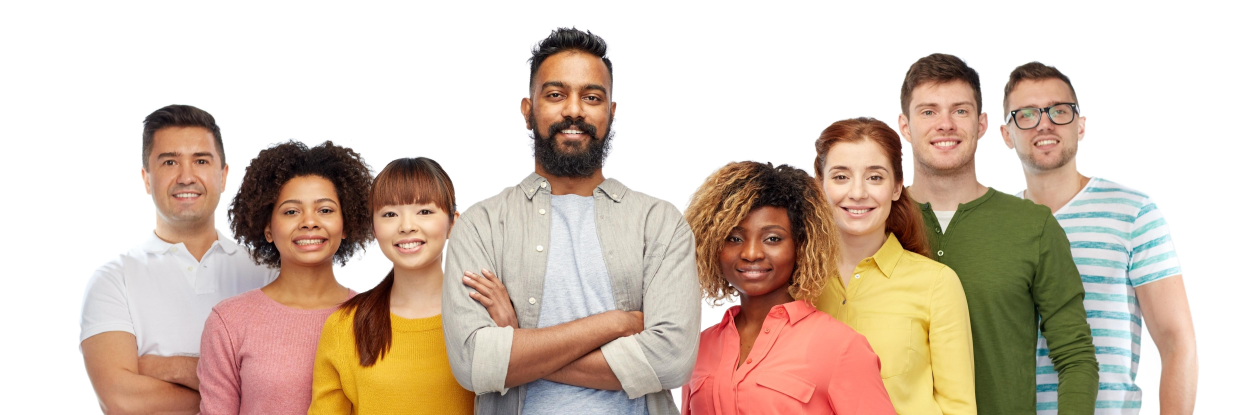
#> input picture Images/group5.jpg, 4993 x 1660 px, found by its file name (shown at 1/4 size)
$ jupyter execute --allow-errors Image_Analysis_Using_OpenCV.ipynb   (shell and % lines are left out)
#> lines starting #> are read from the running program, lines starting #| are printed output that depends on the picture; after the words box and inside, x2 and y2 are one past the last pixel; in counts of white or black regions, pixels touching at a corner belong together
# Image Analysis Using OpenCV

* OpenCV is a huge open-source library for computer vision, machine learning, and image processing.
* OpenCV supports a wide variety of programming languages like Python, C++, Java, etc.
* It can process images and videos to identify objects, faces, or even the handwriting of a human.

* When it is integrated with various libraries, such as Numpy which is a highly optimized library for numerical operations, then the number of weapons increases in your Arsenal i.e whatever operations one can do in Numpy can be combined with OpenCV.

# Import Libraries

[cell 1]
import cv2
import os

import numpy as np
import pandas as pd
import matplotlib.pyplot as plt

# Detecting Faces

[cell 2]
face_cascade=cv2.CascadeClassifier(cv2.data.haarcascades+'haarcascade_frontalface_default.xml')

[cell 3]
imag=cv2.imread('group5.jpg')
#> imag is the input picture: shape (1660, 4993, 3); mean B, G, R 178.2, 193.2, 211.3

[cell 4]
image=cv2.resize(imag,(3000,1800))
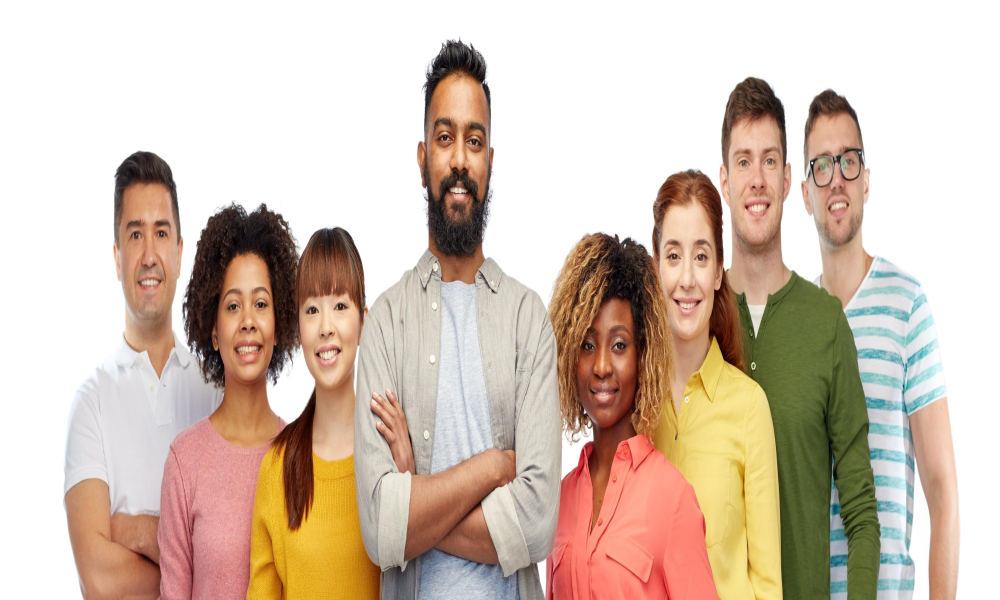
#> image: shape (1800, 3000, 3) (shown at 1/3 size); mean B, G, R 178.1, 193.1, 211.2

[cell 5]
img_rgb=cv2.cvtColor(image,cv2.COLOR_BGR2RGB)
plt.imshow(img_rgb)

[cell 6]
# Resize
image=cv2.resize(image,(600,900))
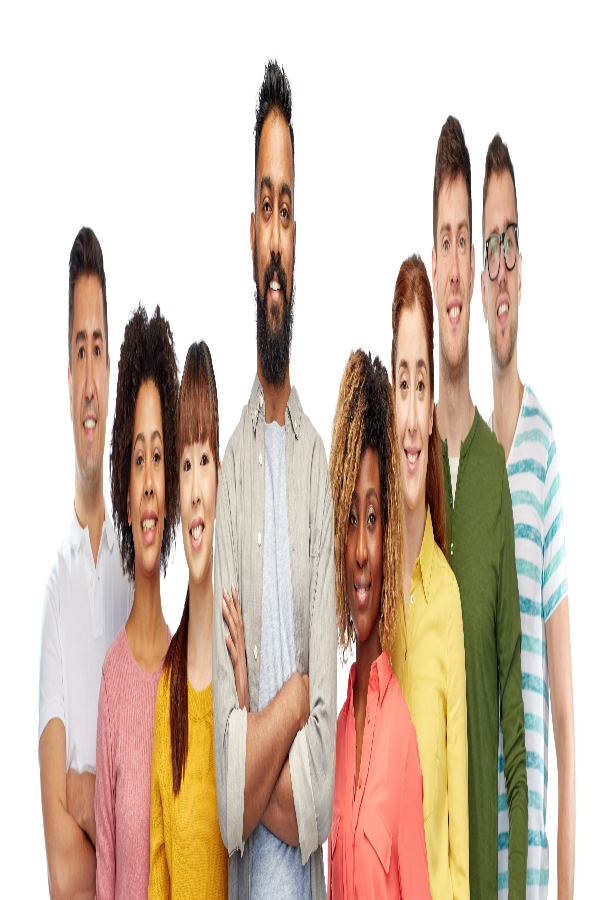
#> image: shape (900, 600, 3); mean B, G, R 178.3, 193.3, 211.4

[cell 7]
# Convert to gray scale image

gray = cv2.cvtColor(image,cv2.COLOR_BGR2GRAY)
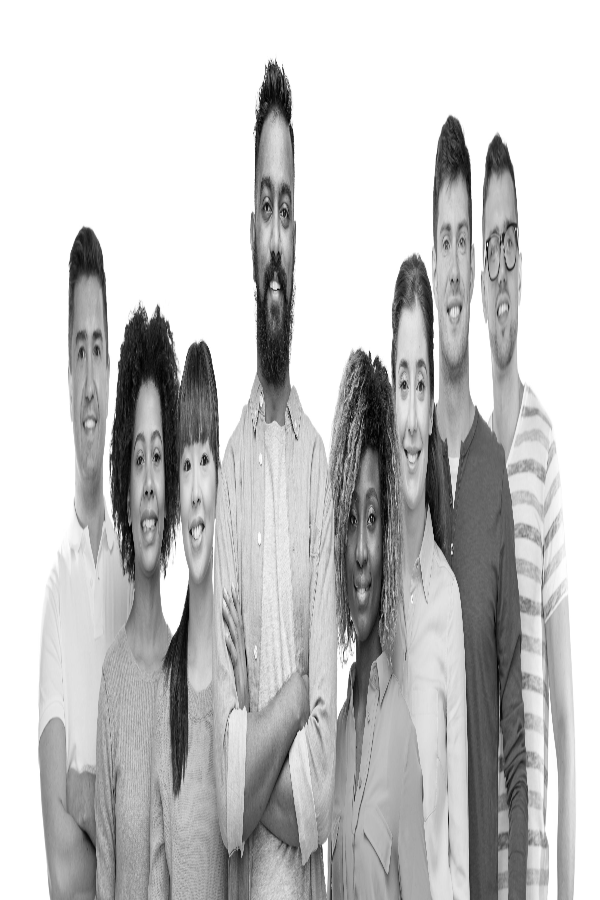
#> gray: shape (900, 600); min 0, max 255, mean 197
plt.imshow(gray,cmap='gray')

[cell 8]
faces=face_cascade.detectMultiScale(gray)
#> faces = [[119, 794, 33, 33], [125, 420, 46, 46], [390, 437, 44, 44], [429, 208, 50, 50], [385, 344, 55, 55], [60, 313, 56, 56], [168, 442, 56, 56], [122, 498, 56, 56]]

[cell 9]
len(faces)
#> Out = 8

[cell 10]
# Display the faces in the image

for (x,y,w,h) in faces:
    cv2.rectangle(image,(x,y),(x+w,y+h),(0,255,0),2)
#> this loop made 8 passes
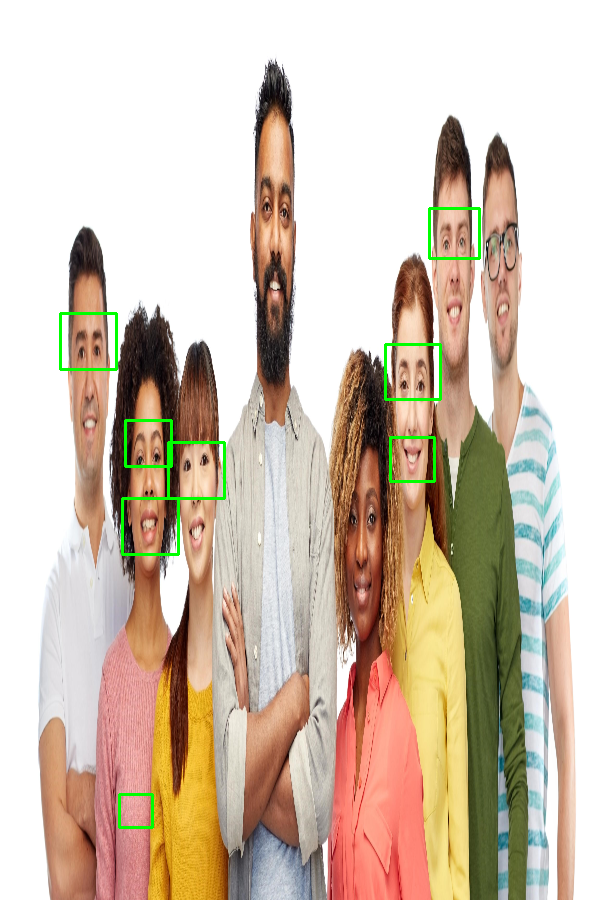
#> image: shape (900, 600, 3); 0.86% of pixels changed, all inside (x1, y1, x2, y2) = (59, 207, 481, 829)
cv2.imshow('Faces',image)
cv2.waitKey(0)
#> Out = 27

## Settings Up things here

[cell 11]
dir="C://Users/ANANDAN RAJU/Anandan Code/Data Science/Project Works/Image Analysis Using Open CV/images/"
dir

[cell 12]
#Return BGR to RGB
def convert_BGR_to_RGB(image):
    return cv2.cvtColor(image, cv2.COLOR_BGR2RGB)

def plot_BGR_to_RGB(image,plt):
    plt.imshow(convert_BGR_to_RGB(image))

[cell 13]
image_org = cv2.imread(dir + "group2.jpg")
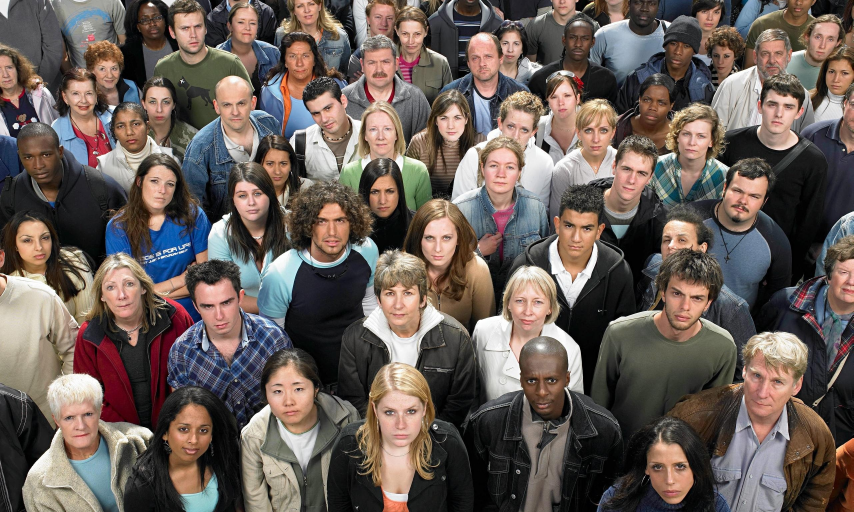
#> input picture Images/group2.jpg, 2560 x 1536 px, found by its file name (shown at 1/3 size)
#> image_org is the input picture: shape (1536, 2560, 3); mean B, G, R 87.6, 93.5, 105.1

print(f"Height: {image_org.shape[0]}")
#| Height: 1536
print(f"Width: {image_org.shape[1]}")
#| Width: 2560
print(f"Channels:  {image_org.shape[2]}") #RGB Channel
#| Channels:  3
print(f"Image shape:{image_org.shape}")
#| Image shape:(1536, 2560, 3)

# Plotting Image
plot_BGR_to_RGB(image_org,plt)

# Copying Original Image
image = image_org.copy()

[cell 14]
cv2.imwrite('group2.jpg',image)
#> Out = True

[cell 15]
(r,g,b) = image[0,0]
#> r = 234; g = 234; b = 234
(r,g,b)
#> Out = (234, 234, 234)

[cell 16]
image[15,15]=(255,0,0)
#> image: shape (1536, 2560, 3)
(r,g,b)=image[15,15]
#> r = 255; g = 0; b = 0

[cell 17]
(r,g,b)
#> Out = (255, 0, 0)

[cell 18]
image_org = cv2.imread("group4.jpg")
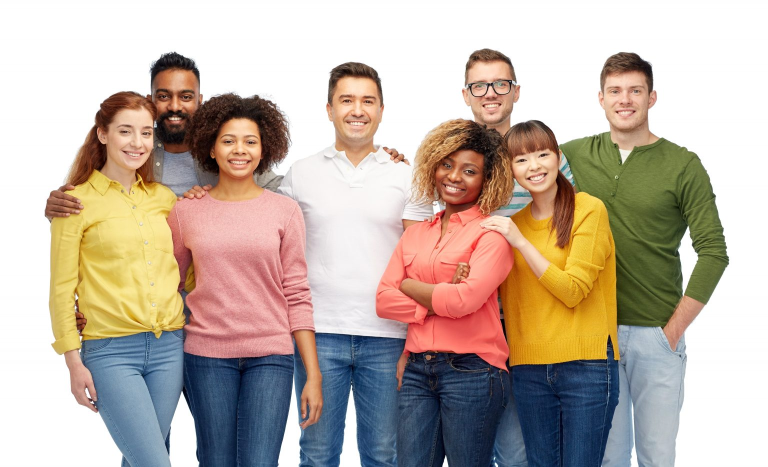
#> input picture Images/group4.jpg, 1536 x 933 px, found by its file name (shown at 1/2 size)
#> image_org is the input picture: shape (933, 1536, 3); mean B, G, R 164.8, 177, 191.5

[cell 19]
plot_BGR_to_RGB(image_org,plt)

[cell 20]
fig,acc = plt.subplots(1,2,figsize=(15,5))
plot_BGR_to_RGB(image_org,acc[0])

acc[0].imshow(image_org)
acc[0].set_title('Original')
acc[1].set_title('Avatar')

image[0:25,0:25] = (255,0,0)

acc[1].imshow(image)
plot_BGR_to_RGB(image_org,acc[0])
#> figure, not shown here; B, G, R data is drawn as R, G, B

[cell 21]
image=cv2.imread('group1.jpeg')

#> (a cell that did not finish here is left out)

# Drawing

[cell 23]
# (0,0,0) denotes black - board with black color

board = np.zeros((255,255,3),dtype='uint8')
plot_BGR_to_RGB(board,plt)
#> in convert_BGR_to_RGB (call 5), `return cv2.cvtColor(image, cv2.COLOR_BGR2RGB)`: returned value: shape (255, 255, 3); every value is 0
plt.axis('off')

[cell 24]
red=(255,0,0)
green=(0,255,0)
blue=(0,0,255)

cv2.line(board,(0,255),(255,0),green,5)
cv2.line(board,(0,0),(500,500),red)

cv2.rectangle(board,(10,10),(200,200),red,3) # Draw Rectangle
cv2.rectangle(board,(200,200),(300,300),blue,-1)

(centerX,centerY)=(board.shape[1]//2,board.shape[0]//2)
#> centerX = 127; centerY = 127

cv2.circle(board,(centerX,centerY),70,green,3) # Draw Circle`
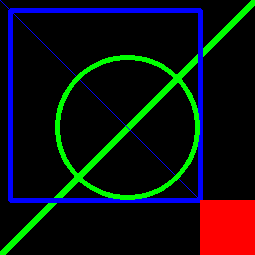
#> board: shape (255, 255, 3); mean B, G, R 15.2, 16.8, 11.9
plot_BGR_to_RGB(board,plt)

[cell 25]
# (0,0,0) denotes black

board_nxt=np.zeros((400,400,3),dtype='uint8')

# Some random drawings:
max_size=400

for i in range(0,50):
    r = np.random.randint(1,110)
    color = np.random.randint(0,256,size=3).tolist()
    pt=np.random.randint(0,max_size,size=2)
    end_pt = np.random.randint(0,max_size,size=2)

    cv2.circle(board_nxt,tuple(pt),r,color,-1)
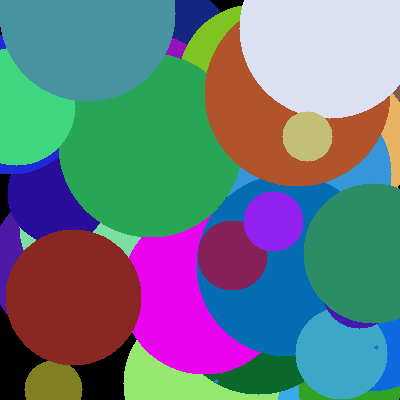
#> board_nxt: shape (400, 400, 3); mean of channels 0, 1, 2 129.4, 121, 102.8; drawn as B, G, R

plot_BGR_to_RGB(board_nxt,plt)

[cell 26]
board_nxt1=np.zeros((400,400,3),dtype='uint8')+255

width = 5
val = 0

for i in range(0,400,5):
    for j in range(0,400,5):
        spt = (i,j)
        ept = (i+width , j+width)
        color = (0,0,0) if val % 2 else (255,255,255)
        cv2.rectangle(board_nxt1,spt,ept,color,-1)
        val=val+1
    val=val+1
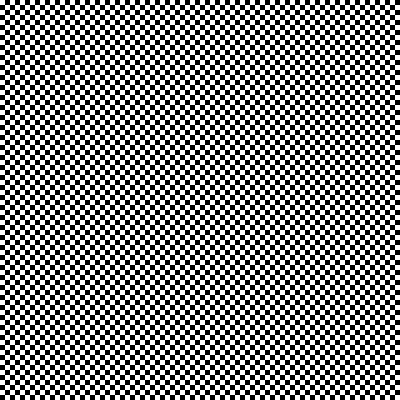
#> board_nxt1: shape (400, 400, 3); 50% white; 1 white region, box (x1, y1, x2, y2) and area: (0, 0, 400, 400) 80000
#> after the loop, val = 6480

centerx,centery = board_nxt1.shape[1] // 3, board_nxt1.shape[0] // 3
#> centerx = 133; centery = 133
centera,centerb = board_nxt1.shape[1] // 2, board_nxt1.shape[0] // 2
#> centera = 200; centerb = 200
centerc,centerd = board_nxt1.shape[1] // 5, board_nxt1.shape[0] // 5
#> centerc = 80; centerd = 80

cv2.circle(board_nxt1, (centerx,centery), 20, (255,0,0) , -1)
cv2.circle(board_nxt1, (centera,centerb), 70, (0,255,0) , -1)
cv2.circle(board_nxt1, (centerc,centerd), 50, (0,0,255) , 6)
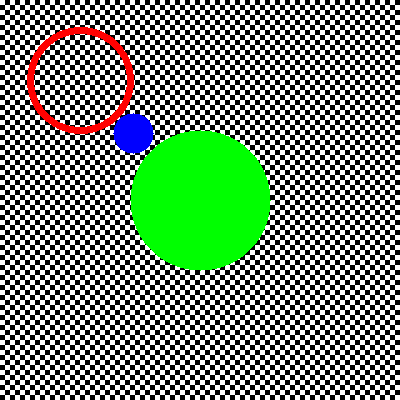
#> board_nxt1: shape (400, 400, 3); mean of channels 0, 1, 2 114.5, 137, 116; drawn as B, G, R

plot_BGR_to_RGB(board_nxt1,plt)
